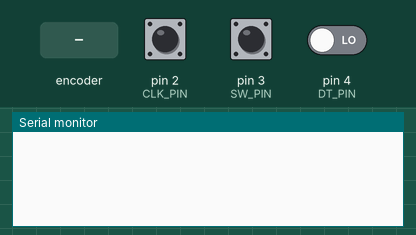
Simulated run of this sketch. Board: Arduino Uno, built with avr-gcc and run on an emulated ATmega328P. On the bench: the last lines printed to the serial monitor. The test bench sets the inputs (shaded band); at power-on: pin 3 (SW_PIN) HIGH, pin 2 (CLK_PIN) HIGH, pin 4 (DT_PIN) LOW.

Above: at 1.2 s.
1.3 s: rotary encoder on pin 2 (CLK_PIN) / pin 4 (DT_PIN) turned 1 step (first pin leading)
At 1.7 s:
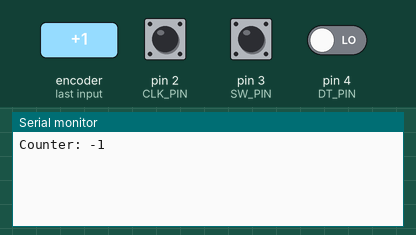
3.0 s: pin 3 (SW_PIN) pulled LOW for 0.15 s
At 4.3 s:
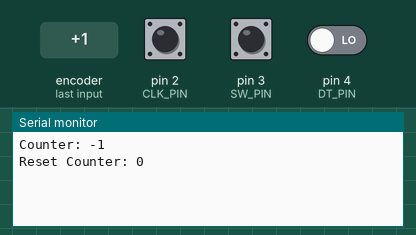
4.6 s: rotary encoder on pin 2 (CLK_PIN) / pin 4 (DT_PIN) turned 2 steps (second pin leading)
At 5.3 s:
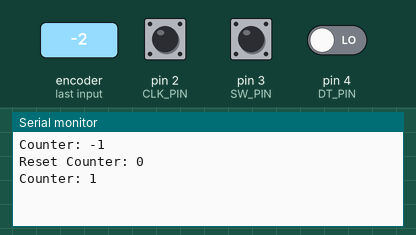

Measured:
- after the input at 1.3 s, the serial monitor: prints a new line after 0.05 s (image 1)
- after the input at 3.0 s, the serial monitor: prints a new line after 0.15 s (image 2)
- after the input at 4.6 s, the serial monitor: prints a new line after 0.28 s (image 3)

The sketch:

E2_T1.ino
```cpp
/*
Write a program that outputs a counter on the serial monitor.

The counter is initialized at 0 and is incremented by 1
for each clockwise increment of the rotary encoder.
Similarly, it is decremented by 1 for each counterclockwise increment.
The counter should be reset to 0 when the encoder is pressed down
like a button.

Use an interrupt for the rotary encoder and do NOT use pinmode().
*/
#define CLK_PIN PD2
#define DT_PIN PD4
#define SW_PIN PD3

int counter = 0;

enum State {
  IDLE,
  TURNING
};

enum State state = IDLE;

void encoderISR() {
  switch (state) {
    case IDLE:
      if (PIND & (1 << DT_PIN)) {
        counter++;
      } else {
        counter--;
      }
      Serial.print("Counter: ");
      Serial.println(counter);
      state = TURNING;
      break;
    case TURNING:
      state = IDLE;
      break;
  }
}

void switchISR() {
  counter = 0;

  Serial.print("Reset Counter: ");
  Serial.println(counter);
}

void setup() {
  Serial.begin(9600);

  // Set Clock and DT pins as inputs.
  // Modified code generated by ChatGPT 4.0 LLM
  // with query "Use DDRD to set 3 pins as input on Arduino"
  DDRD &= ~((1 << CLK_PIN) | (1 << DT_PIN) | (1 << SW_PIN));  // Set PD2, PD3, PD4 as inputs
  // Set Switch pin as input and pull up resistor
  PORTD |= (1 << SW_PIN);

  // Interrupt on clock signal changes
  attachInterrupt(digitalPinToInterrupt(CLK_PIN), encoderISR, RISING);
  // Interrupt on button press, falling edge
  attachInterrupt(digitalPinToInterrupt(SW_PIN), switchISR, RISING);
  state = IDLE;
}


void loop() {
}
```
